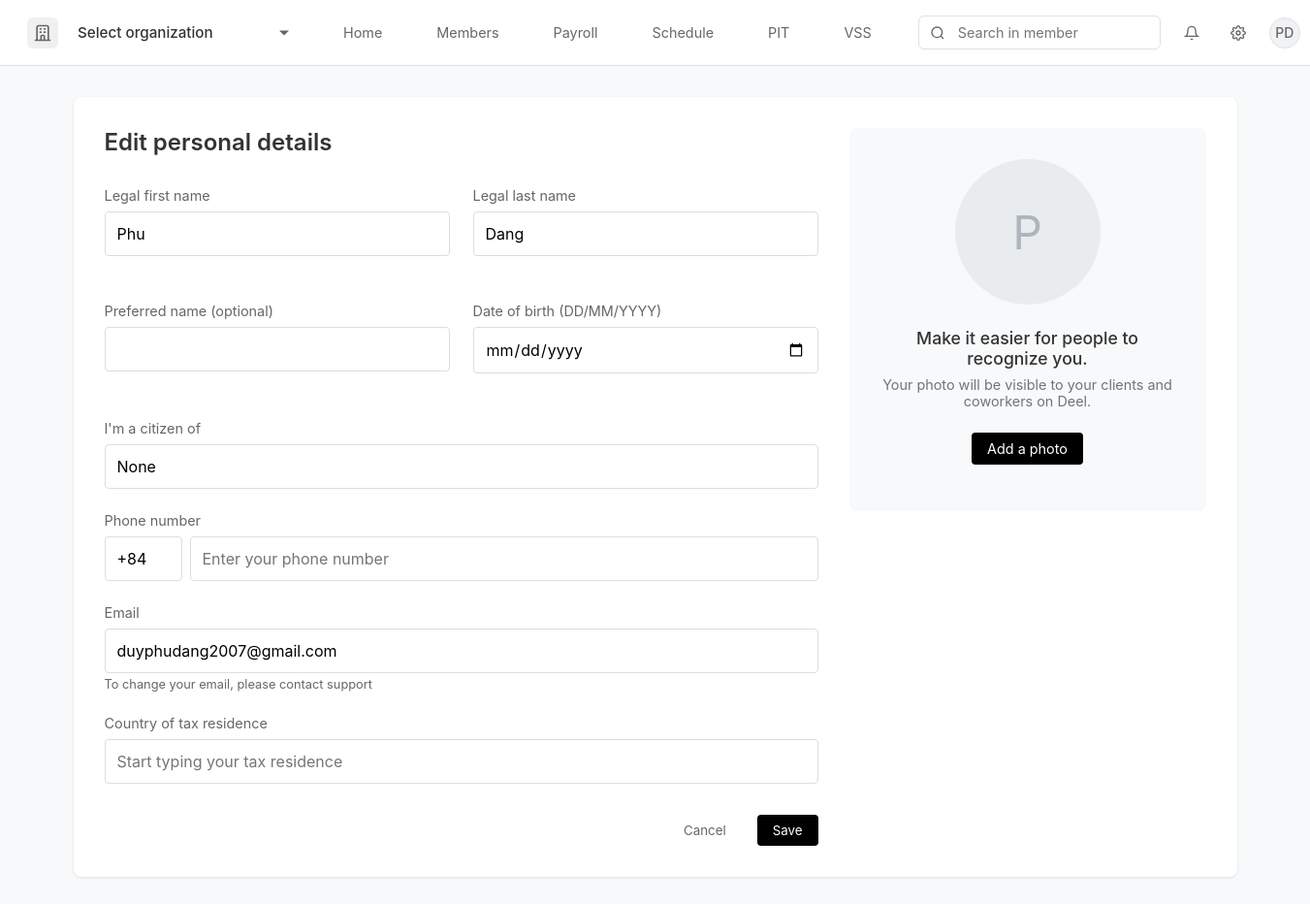
The page /profile/edit-personal-details (signed in) on the database its author committed.
### app.py (models this page shows, shortened)
class User(db.Model):
    id = db.Column(db.Integer, primary_key=True)
    email = db.Column(db.String(120), unique=True, nullable=False)
    password = db.Column(db.String(80), nullable=False)
    first_name = db.Column(db.String(80))
    last_name = db.Column(db.String(80))
    preferred_name = db.Column(db.String(80))
    date_of_birth = db.Column(db.String(20))
    citizenship = db.Column(db.String(80))
    phone = db.Column(db.String(20))
    tax_residence = db.Column(db.String(80))
    department = db.Column(db.String(80))
    job_title = db.Column(db.String(80))
    seniority_level = db.Column(db.String(80))
    created_at = db.Column(db.DateTime, default=datetime.utcnow)
    profile_completed = db.Column(db.Boolean, default=False)
    organization_id = db.Column(db.Integer, db.ForeignKey('organization.id'))
    organization = db.relationship('Organization')
    avatar_url = db.Column(db.String(255))
    reset_token = db.Column(db.String(100), unique=True)
    reset_token_expiry = db.Column(db.DateTime)

### app.py (the view)
@app.route('/profile/edit-personal-details')
def edit_personal_details():
    if 'user_id' not in session:
        return redirect('/login')
    user = User.query.get(session['user_id'])
    if not user:
        session.pop('user_id', None)
        return redirect('/login')
    return render_template('edit_personal_details.html', user=user)

### app.py (called while the page is built)
@app.context_processor
def inject_organization():
    if 'user_id' in session:
        user = User.query.get(session['user_id'])
        if user and user.organization_id:
            organization = Organization.query.get(user.organization_id)
            return {'organization': organization}
    return {'organization': None}

### templates/edit_personal_details.html (shortened to what this page needs)
{% extends "base.html" %}
{% block content %}
<div class="edit-details-container">
    <div class="details-section">
        <h2 class="edit-details-title">Edit personal details</h2>
        <form id="personalDetailsForm">
            <div class="form-row">
                <div class="form-group">
                    <label class="form-label">Legal first name</label>
                    <input type="text" class="form-input" id="firstName" value="{{ user.first_name }}">
                </div>
                <div class="form-group">
                    <label class="form-label">Legal last name</label>
                    <input type="text" class="form-input" id="lastName" value="{{ user.last_name }}">
                </div>
            </div>
            <div class="form-row">
                <div class="form-group">
                    <label class="form-label">Preferred name (optional)</label>
                    <input type="text" class="form-input" id="preferredName" value="{{ user.preferred_name or '' }}">
                </div>
                <div class="form-group">
                    <label class="form-label">Date of birth (DD/MM/YYYY)</label>
                    <input type="date" class="form-input" id="dateOfBirth" value="{{ user.date_of_birth }}">
                </div>
            </div>
            <div class="form-group">
                <label class="form-label">I'm a citizen of</label>
                <div class="dropdown-wrapper">
                    <input type="text" class="form-input" id="citizenship" value="{{ user.citizenship }}" placeholder="Start typing your citizenship">
                </div>
            </div>
            <div class="form-group">
                <label class="form-label">Phone number</label>
                <div class="phone-input-group">
                    <input type="text" class="form-input phone-prefix" value="+84" readonly>
                    <input type="text" class="form-input" id="phone" value="{{ user.phone or '' }}" placeholder="Enter your phone number" pattern="[0-9]*" inputmode="numeric">
                </div>
            </div>
            <div class="form-group">
                <label class="form-label">Email</label>
                <input type="email" class="form-input" value="{{ user.email }}" readonly>
                <div class="form-hint">To change your email, please contact support</div>
            </div>
            <div class="form-group">
                <label class="form-label">Country of tax residence</label>
                <div class="dropdown-wrapper">
                    <input type="text" class="form-input" id="taxResidence" value="{{ user.tax_residence or '' }}" placeholder="Start typing your tax residence">
                </div>
            </div>
            <div class="form-actions">
                <button type="button" class="btn-cancel" onclick="window.location.href='/profile/settings'">Cancel</button>
                <button type="submit" class="btn-save">Save</button>
            </div>
        </form>
    </div>
    <div class="avatar-section">
        <div class="avatar-preview" id="avatarPreview">
            {% if user.avatar_url %}
                <img src="{{ user.avatar_url }}" alt="Profile photo">
            {% else %}
                {{ user.first_name[0] if user.first_name else 'Q' }}
            {% endif %}
        </div>
        <h3 class="avatar-title">Make it easier for people to recognize you.</h3>
        <p class="avatar-description">Your photo will be visible to your clients and coworkers on Deel.</p>
        <form id="avatarForm" class="avatar-form {% if user.avatar_url %}hidden{% endif %}" enctype="multipart/form-data">
            <button type="button" class="btn-upload" onclick="document.getElementById('avatarInput').click()">
                Add a photo
            </button>
        </form>
    </div>
</div>
{% endblock %}

### templates/base.html (shortened to what this page needs)
<!DOCTYPE html>
<html lang="en">
<head>
    <link rel="stylesheet" href="https://cdn.jsdelivr.net/npm/flatpickr/dist/flatpickr.min.css">
</head>
<body>
    {% if not hide_navbar %}
    <nav class="navbar">
        <div class="company-section">
            <div class="company-logo">
                <svg xmlns="http://www.w3.org/2000/svg" fill="none" viewBox="0 0 24 24" stroke="currentColor">
                    <path stroke-linecap="round" stroke-linejoin="round" stroke-width="2" d="M19 21V5a2 2 0 00-2-2H7a2 2 0 00-2 2v16m14 0h2m-2 0h-5m-9 0H3m2 0h5M9 7h1m-1 4h1m4-4h1m-1 4h1m-5 10v-5a1 1 0 011-1h2a1 1 0 011 1v5m-4 0h4" />
                </svg>
            </div>
            <select class="company-select" onchange="if(this.value === 'add') window.location.href='/organization/setup';">
                <option value="{{ organization.id if organization else '' }}">{{ organization.name if organization else 'Select organization' }}</option>
            </select>
        </div>
        <div class="nav-links">
            <a href="/" class="nav-link {% if request.path == '/' %}active{% endif %}">Home</a>
            <a href="#" class="nav-link {% if request.path == '/members' %}active{% endif %}">Members</a>
            <a href="#" class="nav-link {% if request.path == '/payroll' %}active{% endif %}">Payroll</a>
            <a href="#" class="nav-link {% if request.path == '/schedule' %}active{% endif %}">Schedule</a>
            <a href="#" class="nav-link {% if request.path == '/pit' %}active{% endif %}">PIT</a>
            <a href="#" class="nav-link {% if request.path == '/vss' %}active{% endif %}">VSS</a>
        </div>
        <div class="search-section">
            <div class="search-bar-wrapper">
                <div class="search-icon">
                    <svg viewBox="0 0 24 24" fill="none" stroke="currentColor" stroke-width="2">
                        <circle cx="11" cy="11" r="8"></circle>
                        <path d="M21 21l-4.35-4.35"></path>
                    </svg>
                </div>
                <input type="text" class="search-bar" placeholder="Search in member">
            </div>
            <div class="user-profile">
                <div class="notification-icon">
                    <svg viewBox="0 0 24 24" fill="none" stroke="currentColor" stroke-width="2">
                        <path d="M18 8A6 6 0 0 0 6 8c0 7-3 9-3 9h18s-3-2-3-9"></path>
                        <path d="M13.73 21a2 2 0 0 1-3.46 0"></path>
                    </svg>
                </div>
                <a href="/settings" class="settings-icon">
                </a>
                <div class="profile-pic" id="profileButton">
                    {% if user and user.avatar_url %}
                        <img src="{{ user.avatar_url }}" alt="Profile" style="width: 100%; height: 100%; object-fit: cover;">
                    {% else %}
                        <div class="avatar-initials">
                            {% if user %}
                                {% if user.preferred_name %}
                                    {{ user.preferred_name[0].upper() }}
                                {% elif user.first_name and user.last_name %}
                                    {{ (user.first_name[0] + user.last_name[0]).upper() }}
                                {% elif user.first_name %}
                                    {{ user.first_name[0].upper() }}
                                {% elif user.email %}
                                    {{ user.email[0].upper() }}
                                {% else %}
                                    U
                                {% endif %}
                            {% else %}
                                G
                            {% endif %}
                        </div>
                    {% endif %}
                </div>
            </div>
        </div>
    </nav>
    {% endif %}
    {% block content %}{% endblock %}
</body>
</html>

### templates/base.html (style rules this page uses)
* { margin: 0; padding: 0; box-sizing: border-box; font-family: -apple-system, BlinkMacSystemFont, 'Segoe UI', Roboto, Oxygen, Ubuntu, Cantarell, sans-serif; }
body { background-color: #f8f9fa; min-height: 100vh; }
.navbar { background: white; padding: 0.75rem 1.5rem; border-bottom: 1px solid #e0e0e0; display: flex; align-items: center; gap: 2rem; position: sticky; top: 0; z-index: 100; }
.company-section { display: flex; align-items: center; gap: 0.75rem; padding: 0.25rem; position: relative; cursor: pointer; border-radius: 6px; transition: all 0.2s; }
.company-logo { width: 32px; height: 32px; display: flex; align-items: center; justify-content: center; background-color: #f0f0f0; border-radius: 6px; }
.company-logo svg { width: 20px; height: 20px; color: #666; }
.company-select { appearance: none; -webkit-appearance: none; -moz-appearance: none; background: transparent; border: none; padding: 0.5rem; padding-right: 1.5rem; font-size: 0.95rem; color: #333; cursor: pointer; min-width: 200px; font-weight: 500; }
.company-section::after { content: ''; position: absolute; right: 0.5rem; top: 50%; transform: translateY(-50%); width: 0; height: 0; border-left: 5px solid transparent; border-right: 5px solid transparent; border-top: 5px solid #666; }
select option { padding: 0.75rem 1rem; font-size: 0.95rem; }
.nav-links { display: flex; gap: 1.5rem; align-items: center; }
.nav-link { color: #666; text-decoration: none; font-size: 0.9rem; padding: 0.75rem 1rem; border-radius: 6px; transition: all 0.2s; position: relative; }
.search-section { margin-left: auto; display: flex; align-items: center; gap: 1rem; }
.search-bar-wrapper { position: relative; display: flex; align-items: center; }
.search-bar { padding: 0.5rem 1rem; padding-left: 2.5rem; border: 1px solid #e0e0e0; border-radius: 6px; width: 250px; font-size: 0.9rem; background: white; }
.search-icon { position: absolute; left: 0.75rem; color: #666; display: flex; align-items: center; justify-content: center; }
.search-icon svg { width: 16px; height: 16px; }
.user-profile { display: flex; align-items: center; gap: 1rem; position: relative; }
.notification-icon, .settings-icon { width: 32px; height: 32px; display: flex; align-items: center; justify-content: center; color: #666; cursor: pointer; padding: 0.5rem; border-radius: 50%; transition: all 0.2s; }
.notification-icon svg, .settings-icon svg { width: 20px; height: 20px; }
.profile-pic { width: 32px; height: 32px; border-radius: 50%; cursor: pointer; overflow: hidden; border: 1px solid #e0e0e0; background-color: #f0f2f5; display: flex; align-items: center; justify-content: center; }
.avatar-initials { font-size: 0.875rem; color: #666; font-weight: 500; display: flex; align-items: center; justify-content: center; width: 100%; height: 100%; text-transform: uppercase; }

### rows shown on the page
User: (user.first_name[0]+user.last_name[0]).upper() "PD", first_name "Phu", last_name "Dang", citizenship "None", email "duyphudang2007@gmail.com", first_name "P"

### other values the page prints
form field value "Select organization"
